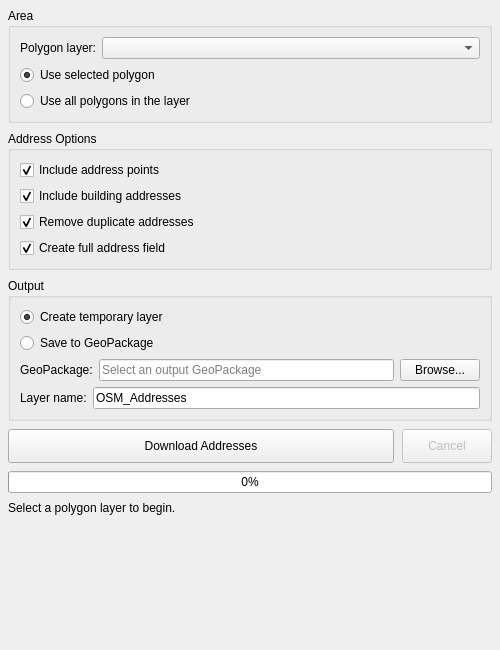
<?xml version="1.0" encoding="UTF-8"?>
<ui version="4.0">
 <class>OSMAddressFetcherDockWidgetBase</class>
 <widget class="QDockWidget" name="OSMAddressFetcherDockWidgetBase">
  <property name="geometry">
   <rect>
    <x>0</x>
    <y>0</y>
    <width>500</width>
    <height>650</height>
   </rect>
  </property>
  <property name="minimumSize">
   <size>
    <width>400</width>
    <height>506</height>
   </size>
  </property>
  <property name="windowTitle">
   <string>OSM Address Fetcher</string>
  </property>
  <widget class="QWidget" name="OSMAddressFetcherDockWidget">
   <layout class="QVBoxLayout" name="verticalLayoutMain">
    <property name="spacing">
     <number>8</number>
    </property>
    <property name="leftMargin">
     <number>8</number>
    </property>
    <property name="topMargin">
     <number>8</number>
    </property>
    <property name="rightMargin">
     <number>8</number>
    </property>
    <property name="bottomMargin">
     <number>8</number>
    </property>
    <item>
     <widget class="QGroupBox" name="grpArea">
      <property name="title">
       <string>Area</string>
      </property>
      <layout class="QGridLayout" name="gridLayoutArea" columnstretch="0,0">
       <item row="0" column="0">
        <widget class="QLabel" name="lblPolygonLayer">
         <property name="text">
          <string>Polygon layer:</string>
         </property>
        </widget>
       </item>
       <item row="0" column="1">
        <widget class="QComboBox" name="cboPolygonLayer">
         <property name="sizePolicy">
          <sizepolicy hsizetype="Expanding" vsizetype="Fixed">
           <horstretch>1</horstretch>
           <verstretch>0</verstretch>
          </sizepolicy>
         </property>
        </widget>
       </item>
       <item row="1" column="0" colspan="2">
        <widget class="QRadioButton" name="radSelectedPolygon">
         <property name="text">
          <string>Use selected polygon</string>
         </property>
         <property name="checked">
          <bool>true</bool>
         </property>
        </widget>
       </item>
       <item row="2" column="0" colspan="2">
        <widget class="QRadioButton" name="radAllPolygons">
         <property name="text">
          <string>Use all polygons in the layer</string>
         </property>
        </widget>
       </item>
      </layout>
     </widget>
    </item>
    <item>
     <widget class="QGroupBox" name="grpOptions">
      <property name="title">
       <string>Address Options</string>
      </property>
      <layout class="QVBoxLayout" name="verticalLayoutOptions">
       <item>
        <widget class="QCheckBox" name="chkAddressNodes">
         <property name="text">
          <string>Include address points</string>
         </property>
         <property name="checked">
          <bool>true</bool>
         </property>
        </widget>
       </item>
       <item>
        <widget class="QCheckBox" name="chkBuildingAddresses">
         <property name="text">
          <string>Include building addresses</string>
         </property>
         <property name="checked">
          <bool>true</bool>
         </property>
        </widget>
       </item>
       <item>
        <widget class="QCheckBox" name="chkRemoveDuplicates">
         <property name="text">
          <string>Remove duplicate addresses</string>
         </property>
         <property name="checked">
          <bool>true</bool>
         </property>
        </widget>
       </item>
       <item>
        <widget class="QCheckBox" name="chkFullAddress">
         <property name="text">
          <string>Create full address field</string>
         </property>
         <property name="checked">
          <bool>true</bool>
         </property>
        </widget>
       </item>
      </layout>
     </widget>
    </item>
    <item>
     <widget class="QGroupBox" name="grpOutput">
      <property name="title">
       <string>Output</string>
      </property>
      <layout class="QVBoxLayout" name="verticalLayoutOutput">
       <item>
        <widget class="QRadioButton" name="radTemporary">
         <property name="text">
          <string>Create temporary layer</string>
         </property>
         <property name="checked">
          <bool>true</bool>
         </property>
        </widget>
       </item>
       <item>
        <widget class="QRadioButton" name="radGeoPackage">
         <property name="text">
          <string>Save to GeoPackage</string>
         </property>
        </widget>
       </item>
       <item>
        <layout class="QHBoxLayout" name="horizontalLayoutOutputPath">
         <item>
          <widget class="QLabel" name="lblOutputPath">
           <property name="text">
            <string>GeoPackage:</string>
           </property>
          </widget>
         </item>
         <item>
          <widget class="QLineEdit" name="txtOutputPath">
           <property name="sizePolicy">
            <sizepolicy hsizetype="Expanding" vsizetype="Fixed">
             <horstretch>1</horstretch>
             <verstretch>0</verstretch>
            </sizepolicy>
           </property>
           <property name="placeholderText">
            <string>Select an output GeoPackage</string>
           </property>
          </widget>
         </item>
         <item>
          <widget class="QPushButton" name="btnBrowse">
           <property name="text">
            <string>Browse...</string>
           </property>
          </widget>
         </item>
        </layout>
       </item>
       <item>
        <layout class="QHBoxLayout" name="horizontalLayoutLayerName">
         <item>
          <widget class="QLabel" name="lblLayerName">
           <property name="text">
            <string>Layer name:</string>
           </property>
          </widget>
         </item>
         <item>
          <widget class="QLineEdit" name="txtLayerName">
           <property name="sizePolicy">
            <sizepolicy hsizetype="Expanding" vsizetype="Fixed">
             <horstretch>1</horstretch>
             <verstretch>0</verstretch>
            </sizepolicy>
           </property>
           <property name="text">
            <string>OSM_Addresses</string>
           </property>
          </widget>
         </item>
        </layout>
       </item>
      </layout>
     </widget>
    </item>
    <item>
     <layout class="QHBoxLayout" name="horizontalLayoutActions">
      <property name="spacing">
       <number>8</number>
      </property>
      <item>
       <widget class="QPushButton" name="btnDownload">
        <property name="sizePolicy">
         <sizepolicy hsizetype="Expanding" vsizetype="Fixed">
          <horstretch>1</horstretch>
          <verstretch>0</verstretch>
         </sizepolicy>
        </property>
        <property name="minimumSize">
         <size>
          <width>0</width>
          <height>34</height>
         </size>
        </property>
        <property name="text">
         <string>Download Addresses</string>
        </property>
       </widget>
      </item>
      <item>
       <widget class="QPushButton" name="btnCancel">
        <property name="enabled">
         <bool>false</bool>
        </property>
        <property name="minimumSize">
         <size>
          <width>90</width>
          <height>34</height>
         </size>
        </property>
        <property name="maximumSize">
         <size>
          <width>110</width>
          <height>16777215</height>
         </size>
        </property>
        <property name="text">
         <string>Cancel</string>
        </property>
       </widget>
      </item>
     </layout>
    </item>
    <item>
     <widget class="QProgressBar" name="progressBar">
      <property name="sizePolicy">
       <sizepolicy hsizetype="Expanding" vsizetype="Fixed">
        <horstretch>0</horstretch>
        <verstretch>0</verstretch>
       </sizepolicy>
      </property>
      <property name="minimum">
       <number>0</number>
      </property>
      <property name="maximum">
       <number>100</number>
      </property>
      <property name="value">
       <number>0</number>
      </property>
     </widget>
    </item>
    <item>
     <widget class="QLabel" name="lblStatus">
      <property name="sizePolicy">
       <sizepolicy hsizetype="Expanding" vsizetype="Preferred">
        <horstretch>0</horstretch>
        <verstretch>0</verstretch>
       </sizepolicy>
      </property>
      <property name="text">
       <string>Select a polygon layer to begin.</string>
      </property>
      <property name="wordWrap">
       <bool>true</bool>
      </property>
     </widget>
    </item>
    <item>
     <spacer name="verticalSpacer">
      <property name="orientation">
       <enum>Qt::Vertical</enum>
      </property>
      <property name="sizeHint" stdset="0">
       <size>
        <width>20</width>
        <height>60</height>
       </size>
      </property>
     </spacer>
    </item>
   </layout>
  </widget>
 </widget>
 <tabstops>
  <tabstop>cboPolygonLayer</tabstop>
  <tabstop>radSelectedPolygon</tabstop>
  <tabstop>radAllPolygons</tabstop>
  <tabstop>chkAddressNodes</tabstop>
  <tabstop>chkBuildingAddresses</tabstop>
  <tabstop>chkRemoveDuplicates</tabstop>
  <tabstop>chkFullAddress</tabstop>
  <tabstop>radTemporary</tabstop>
  <tabstop>radGeoPackage</tabstop>
  <tabstop>txtOutputPath</tabstop>
  <tabstop>btnBrowse</tabstop>
  <tabstop>txtLayerName</tabstop>
  <tabstop>btnDownload</tabstop>
  <tabstop>btnCancel</tabstop>
 </tabstops>
 <resources/>
 <connections/>
</ui>
